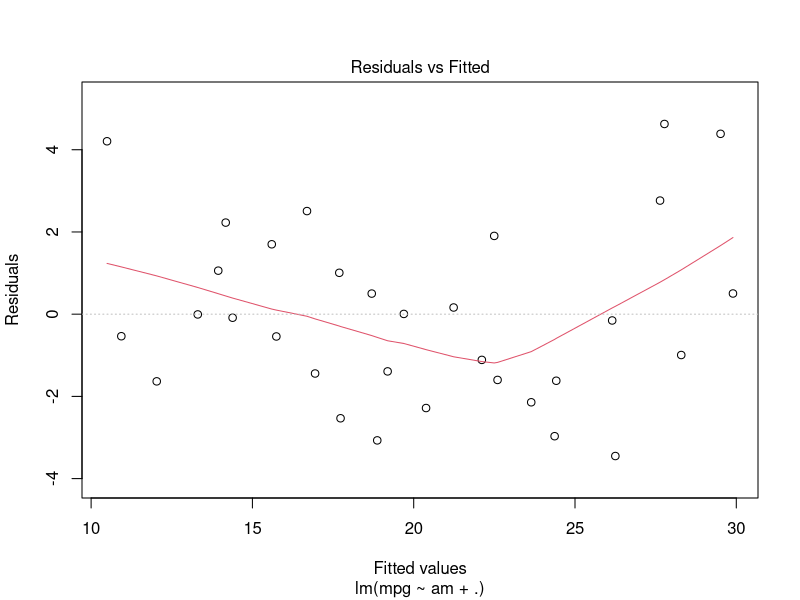
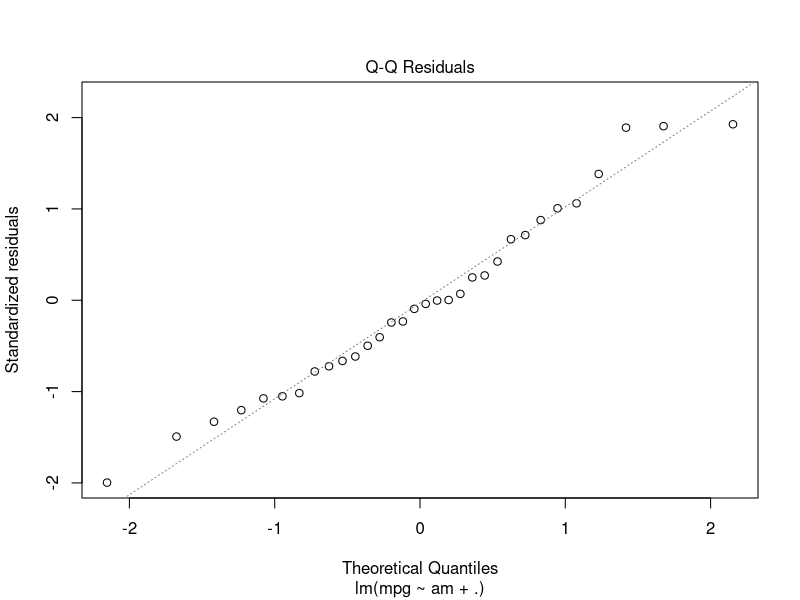
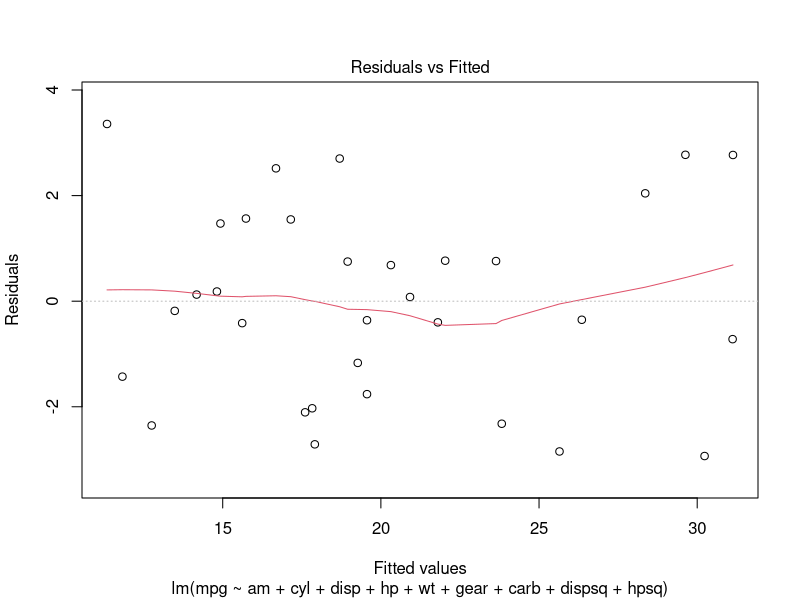
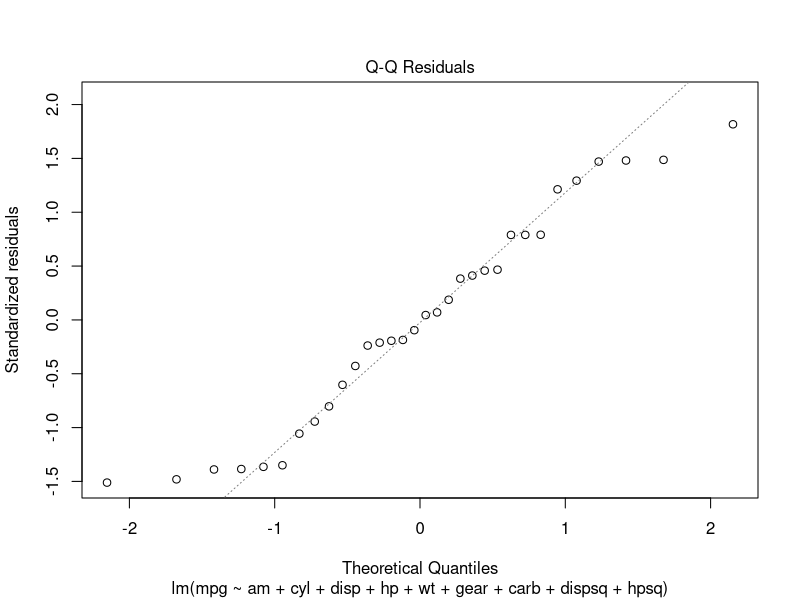

Write the R code that produced these figures, in order.
## ---- chunk 1
library(knitr)
library(datasets)
library(ggplot2)
library(MASS)
library(xtable)
options(xtable.comment = FALSE)
## ---- chunk 2
data("mtcars")
## ---- chunk 3
dispsq <- (mtcars$disp)^2
hpsq <- (mtcars$hp)^2
wtsq <- (mtcars$wt)^2
gearsq <- (mtcars$gear)^2
carsDat <- cbind(mtcars, dispsq, hpsq, wtsq, gearsq)
## ---- chunk 4
cars.mod <- lm(mpg~am+., data = carsDat)
cars.mod <- (stepAIC(cars.mod, scope = list(lower = ~am)))
## ---- chunk 5
xtable(summary(cars.mod))
## ---- chunk 6
all.cars <- lm(mpg~am+., data = mtcars)
xtable(summary(all.cars)$coef)
## ---- chunk 7
plot(all.cars, which=1:2, labels.id = '')
## ---- chunk 8
plot(cars.mod, which=1:2, labels.id = '')
